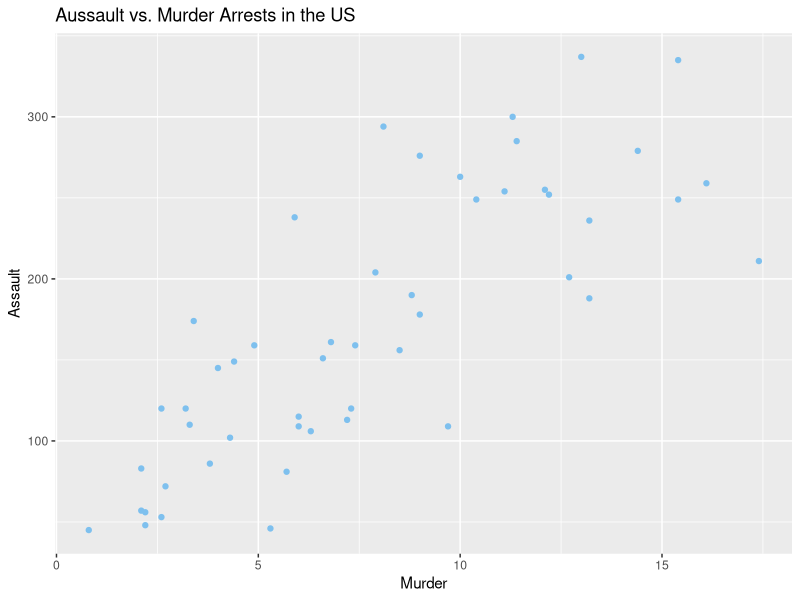
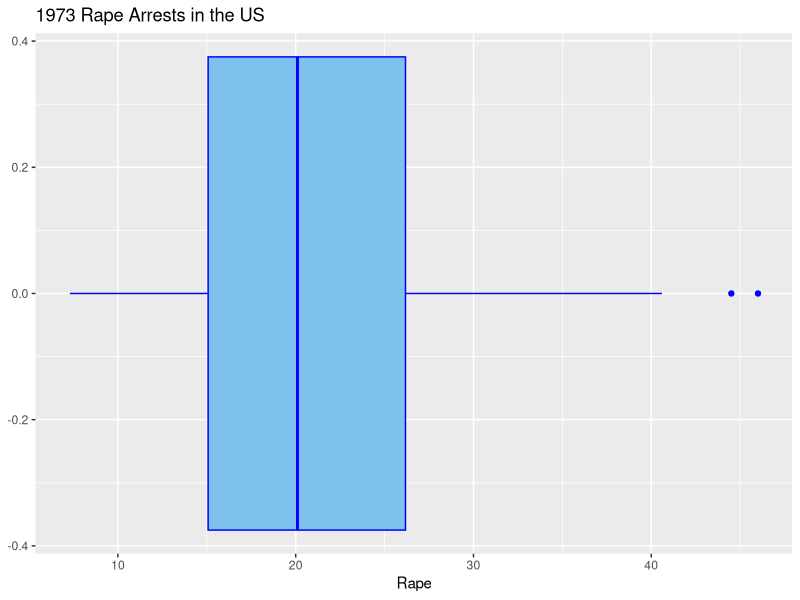
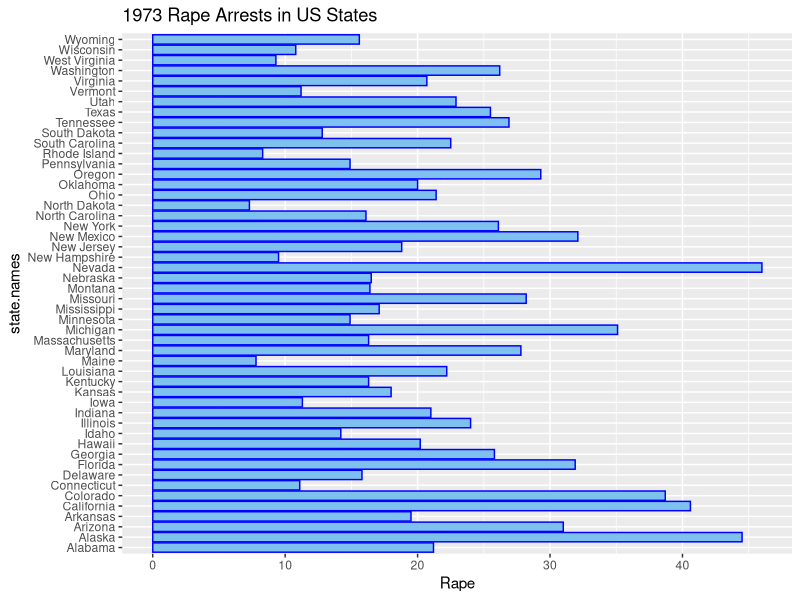
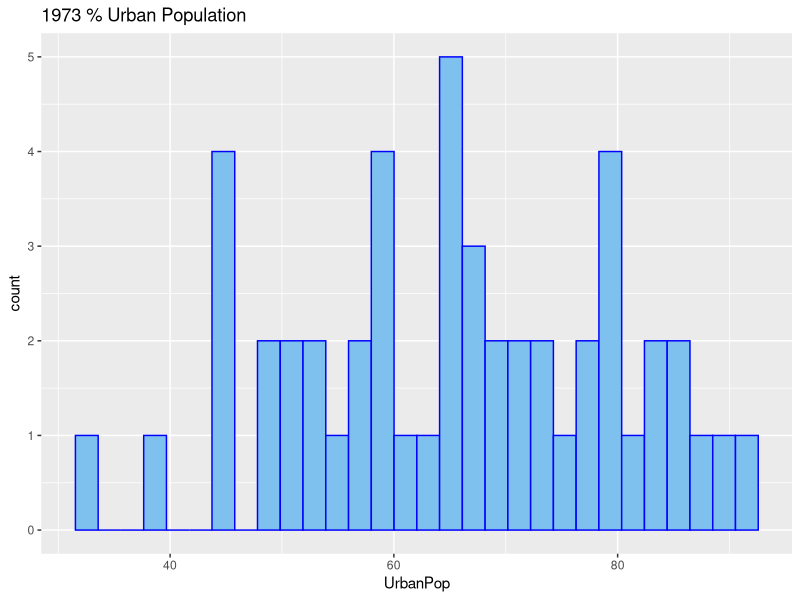

The R script that drew these images, in order:
## ---- chunk 1
knitr::opts_chunk$set(echo = TRUE)
library(tidyverse)
library(dplyr)
library(ggplot2)
## ---- chunk 2
data("USArrests")
## ---- chunk 3
ggplot(USArrests) + 
  aes(x = Murder, y = Assault) +
   labs(title = "Aussault vs. Murder Arrests in the US") +
  geom_point(colour = "skyblue2")
## ---- chunk 4
ggplot(USArrests) +
  labs(title = "1973 Rape Arrests in the US") +
  aes(Rape,) +
  geom_boxplot(fill = "skyblue2", colour = "blue")
## ---- chunk 5
state.names = row.names(USArrests)
ggplot(USArrests) +
  aes(Rape, state.names) +
  labs(title = "1973 Rape Arrests in US States") +
  geom_bar(stat='identity', fill = "skyblue2", colour = "blue")
## ---- chunk 6
state.names = row.names(USArrests)
ggplot(USArrests) +
  aes(UrbanPop) +
  labs(title = "1973 % Urban Population") +
  geom_histogram(fill = "skyblue2", colour = "blue")
